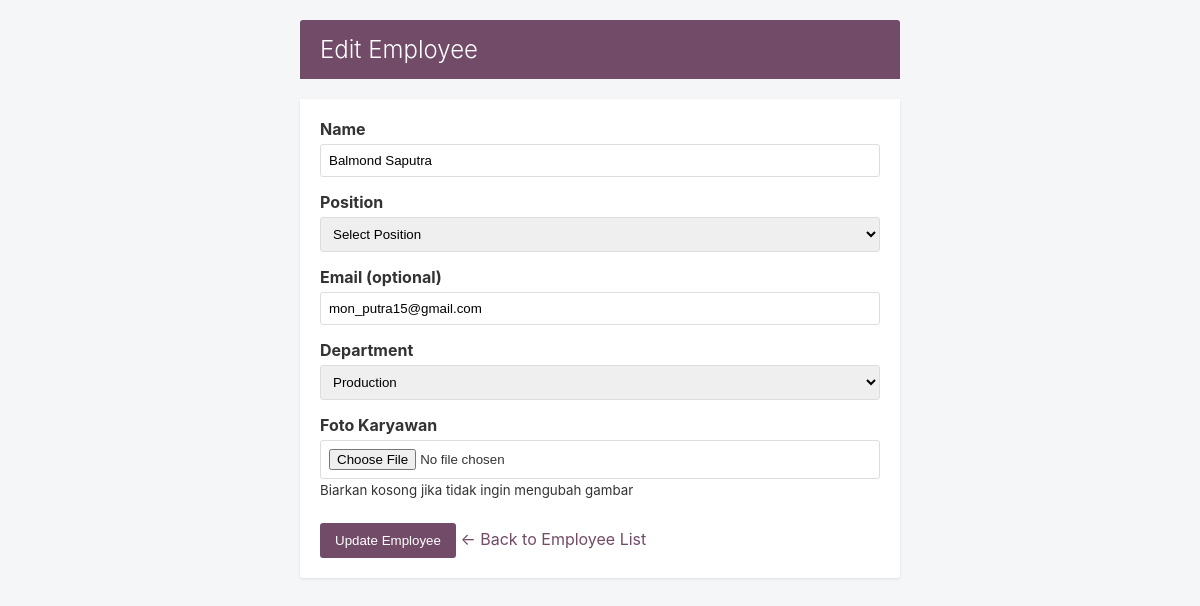
/edit_employee.php?id=1, run on an earlier commit of the app's database.
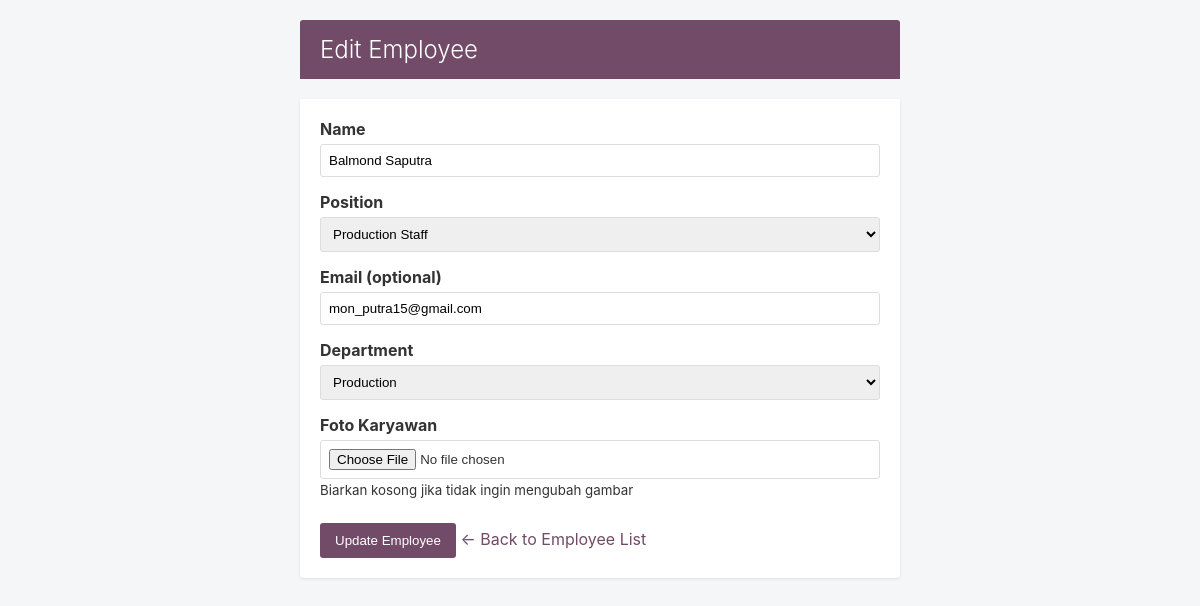
And on a later commit of the database.
### tables this page shows
CREATE TABLE `employees` (
  `id` int NOT NULL,
  `department_id` int DEFAULT NULL,
  `position_id` int NOT NULL,
  `name` varchar(100) NOT NULL,
  `email` varchar(100) DEFAULT NULL,
  `image_path` varchar(255) DEFAULT NULL,
  `applied_at` datetime DEFAULT CURRENT_TIMESTAMP
);

### process.php (called while the page is built, shortened)
<?php
function getDepartments($conn) {
    $departments = [];
    $result = $conn->query("SELECT id, name FROM departments ORDER BY name");
    if ($result->num_rows > 0) {
        while ($row = $result->fetch_assoc()) {
            $departments[$row['id']] = $row['name'];
        }
    }
    return $departments;
}
function getJobPositions($conn) {
    $positions = [];
    $result = $conn->query("SELECT position_id, title FROM job_positions ORDER BY title");
    if ($result) {
        while ($row = $result->fetch_assoc()) {
            $positions[$row['position_id']] = $row['title'];
        }
    }
    return $positions;
}
?>

### edit_employee.php (the view, shortened to what this page needs)
<?php
require_once 'process.php';
$employee_id = intval($_GET['id']);
$employee = null;
$departments = getDepartments($conn);
$job_positions = getJobPositions($conn);
$stmt = $conn->prepare("SELECT * FROM employees WHERE id = ?");
$stmt->bind_param("i", $employee_id);
$stmt->execute();
$result = $stmt->get_result();
if ($result->num_rows === 1) {
    $employee = $result->fetch_assoc();
} else {
    header("Location: index.php");
    exit();
}
?>
<!DOCTYPE html>
<html lang="en">
<head>
</head>
<body>
    <div class="container">
        <div class="header">
            Edit Employee
        </div>
        <div class="form-container">
            <form method="POST" enctype="multipart/form-data">
                <div class="form-group">
                    <label for="name">Name</label>
                    <input type="text" id="name" name="name" value="<?php echo htmlspecialchars($employee['name'] ?? ''); ?>" required>
                </div>
                <div class="form-group">
                    <label for="position_id">Position</label>
                    <select id="position_id" name="position_id" required>
                        <option value="">Select Position</option>
                        <?php foreach ($job_positions as $id => $name): ?>
                            <option value="<?php echo $id; ?>" <?php echo ($employee['position_id'] ?? 0) == $id ? 'selected' : ''; ?>>
                                <?php echo htmlspecialchars($name); ?>
                            </option>
                        <?php endforeach; ?>
                    </select>
                </div>
                <div class="form-group">
                    <label for="email">Email (optional)</label>
                    <input type="email" id="email" name="email" value="<?php echo htmlspecialchars($employee['email'] ?? ''); ?>">
                </div>
                <div class="form-group">
                    <label for="department_id">Department</label>
                    <select id="department_id" name="department_id" required>
                        <?php foreach ($departments as $id => $name): ?>
                            <option value="<?php echo $id; ?>" <?php echo ($employee['department_id'] ?? 0) == $id ? 'selected' : ''; ?>>
                                <?php echo htmlspecialchars($name); ?>
                            </option>
                        <?php endforeach; ?>
                    </select>
                </div>
                <div class="form-group">
                    <label for="employee_image">Foto Karyawan</label>
                    <input type="file" id="employee_image" name="employee_image" accept="image/*">
                    <small class="text-muted">Biarkan kosong jika tidak ingin mengubah gambar</small>
                </div>
                <button type="submit">Update Employee</button>
                <a href="index.php" class="back-link">← Back to Employee List</a>
            </form>
        </div>
    </div>
</body>
</html>

### edit_employee.php (style rules this page uses)
body { font-family: -apple-system, BlinkMacSystemFont, "Segoe UI", Roboto, Helvetica, Arial, sans-serif; margin: 0; padding: 20px; background-color: #f5f6f7; color: #333; }
.container { max-width: 600px; margin: 0 auto; }
.header { background-color: #714B67; color: white; padding: 15px 20px; border-radius: 3px 3px 0 0; font-size: 24px; font-weight: 300; margin-bottom: 20px; }
.form-container { background-color: white; border-radius: 0 0 3px 3px; box-shadow: 0 1px 3px rgba(0, 0, 0, 0.1); padding: 20px; }
.form-group { margin-bottom: 15px; }
label { display: block; margin-bottom: 5px; font-weight: bold; }
input, select { width: 100%; padding: 8px; border: 1px solid #ddd; border-radius: 3px; box-sizing: border-box; }
button { background-color: #714B67; color: white; border: none; padding: 10px 15px; border-radius: 3px; cursor: pointer; }
.back-link { display: inline-block; margin-top: 15px; color: #714B67; text-decoration: none; }

What changed in the data, as far as the page shows it:
changed employees "Balmond Saputra": position_id (not shown) → "Production Staff"
Also different on the page:
form field position_id: "Select Position" → (not shown)
